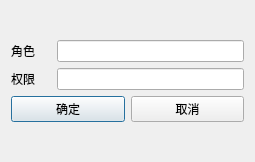
<?xml version="1.0" encoding="UTF-8"?>
<ui version="4.0">
 <class>PRADelete</class>
 <widget class="QDialog" name="PRADelete">
  <property name="geometry">
   <rect>
    <x>0</x>
    <y>0</y>
    <width>255</width>
    <height>162</height>
   </rect>
  </property>
  <property name="windowTitle">
   <string>Dialog</string>
  </property>
  <layout class="QVBoxLayout" name="verticalLayout_2">
   <item>
    <layout class="QVBoxLayout" name="verticalLayout">
     <item>
      <layout class="QHBoxLayout" name="horizontalLayout">
       <item>
        <widget class="QLabel" name="label">
         <property name="minimumSize">
          <size>
           <width>40</width>
           <height>0</height>
          </size>
         </property>
         <property name="text">
          <string>角色</string>
         </property>
        </widget>
       </item>
       <item>
        <widget class="QLineEdit" name="roleEdit"/>
       </item>
      </layout>
     </item>
     <item>
      <layout class="QHBoxLayout" name="horizontalLayout_3">
       <item>
        <widget class="QLabel" name="label_2">
         <property name="minimumSize">
          <size>
           <width>40</width>
           <height>0</height>
          </size>
         </property>
         <property name="text">
          <string>权限</string>
         </property>
        </widget>
       </item>
       <item>
        <widget class="QLineEdit" name="powerEdit"/>
       </item>
      </layout>
     </item>
     <item>
      <layout class="QHBoxLayout" name="horizontalLayout_2">
       <item>
        <widget class="QPushButton" name="yesButton">
         <property name="text">
          <string>确定</string>
         </property>
        </widget>
       </item>
       <item>
        <widget class="QPushButton" name="closeButton">
         <property name="text">
          <string>取消</string>
         </property>
        </widget>
       </item>
      </layout>
     </item>
    </layout>
   </item>
  </layout>
 </widget>
 <resources/>
 <connections/>
</ui>
